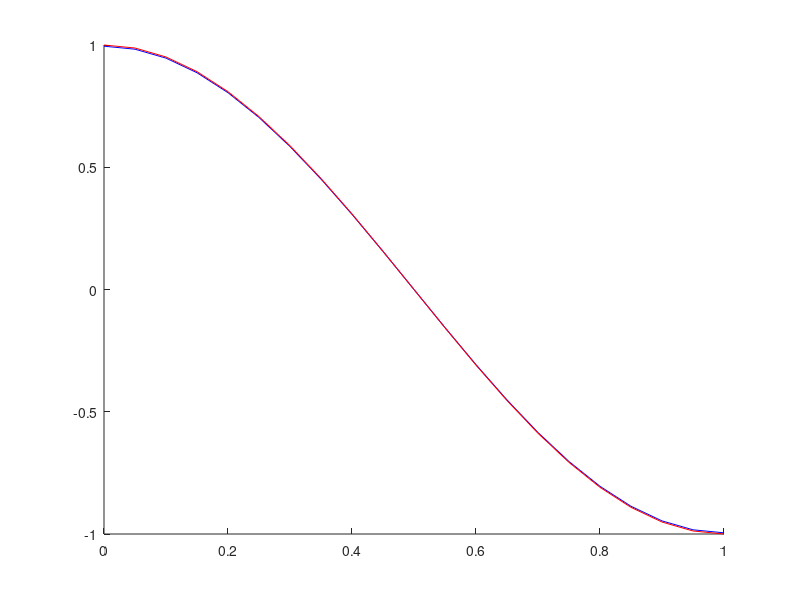
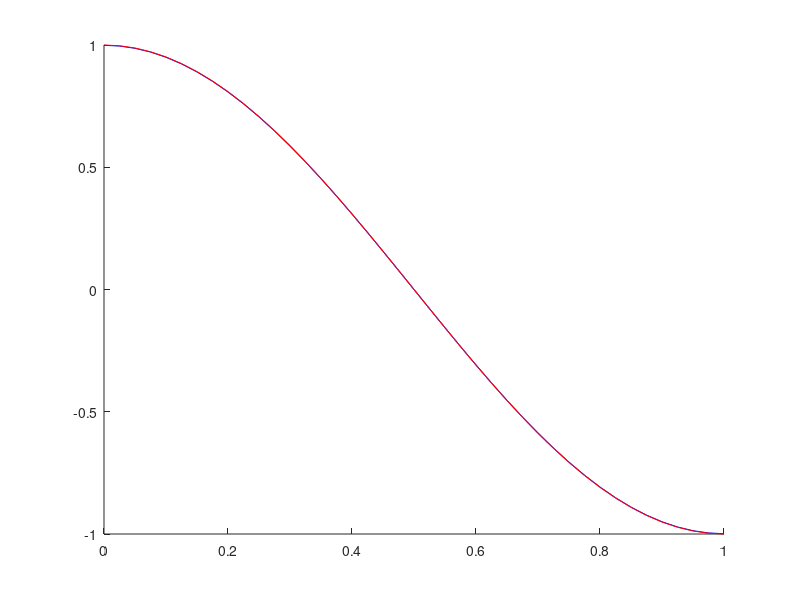
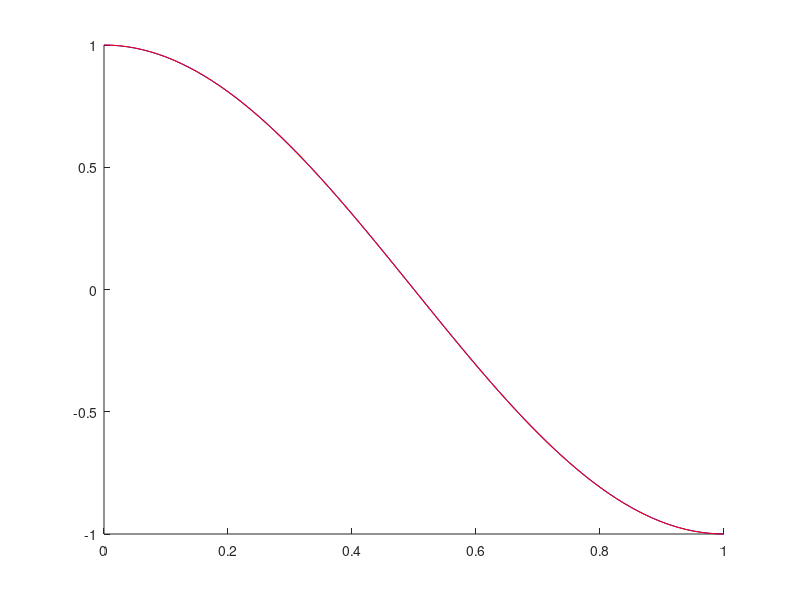
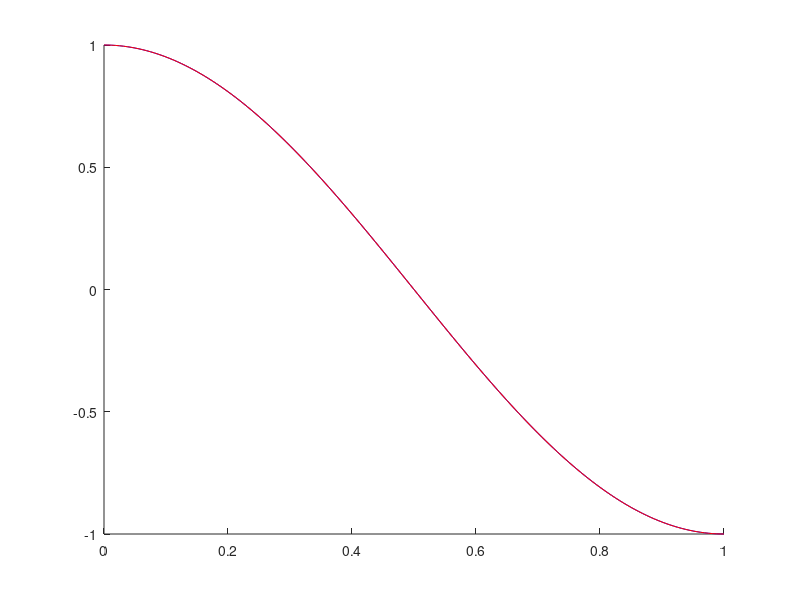

These charts were generated, in order, by the following MATLAB code:
clear all
close all
pause on
 N = [21 41 81 161 321 641];

x0 = 0;
xN = 1;
h = (xN-x0)./(N-1);
k = zeros(1,length(N));
k2 = zeros(1,length(N));
k3 = zeros(1,length(N));
t0 = 0;
T = 1.3;
% c = 1*[1 1 1 1 1 1 1];
c = h./4
lambda = pi.*c./xN;
%%%%%% Initial data %%%%%%
% u_x(x0) = u_x(xN) = 0 % Homogen Neumann
u0 = @(x,lambda,c) cos(lambda*x/c);
u0_t = 0;
u_exact = @(x,t,lambda,c) cos(lambda.*t).*cos(lambda*x/c);
%%%%%%%%%%%%%%%%%%%%%%%%%%

e1 = cell(1,length(N));
eN = cell(1,length(N));
d1 = cell(1,length(N));
dN = cell(1,length(N));
H = cell(1,length(N));
M = cell(1,length(N));
D2 = cell(1,length(N));
u = cell(1, length(N));
x = cell(1, length(N));
t = cell(1, length(N));
for j = 1:length(N)
   %%%%%% second-order D2%%%%%%
   e1{1,j} = zeros(1,N(j));
   eN{1,j} = zeros(1,N(j));
   d1{1,j} = zeros(1,N(j));
   dN{1,j} = zeros(1,N(j));
   e1{1,j}(1,1) = 1;   
   eN{1,j}(1,end) = 1;
   d1{1,j}(1,1:4) = 1/h(j)*[11/6 -3 3/2 -1/3];
   dN{1,j}(1,(end-3):end) = 1/h(j)*-[-1/3 3/2 -3 11/6];
   %%%H-Matris%%%
   H{1,j} = h(j).*diag(ones(1,N(j)));
   H{1,j}(1,1) = H{1,j}(1,1)*(17/48); H{1,j}(end,end) = H{1,j}(1,1);
   H{1,j}(2,2) = H{1,j}(2,2)*(59/48); H{1,j}(end-1,end-1) = H{1,j}(2,2);
   H{1,j}(3,3) = H{1,j}(3,3)*(43/48); H{1,j}(end-2,end-2) = H{1,j}(3,3);
   H{1,j}(4,4) = H{1,j}(4,4)*(49/48); H{1,j}(end-3,end-3) = H{1,j}(4,4);
   
   %%%M-Matris%%%
   M{1,j} = (zeros(N(j))  + diag((5/2)*ones(N(j) ,1)) + diag(-(4/3)*ones(N(j)-1,1), 1) + diag(-(4/3)*ones(N(j)-1,1), -1)+ diag((1/12)*ones(N(j)-2,1), 2) + diag((1/12)*ones(N(j)-2,1), -2));  
   M_U = [9/8 -59/48 1/12 1/48];
   M{1,j}(1,1:4) = M_U; M{1,j}(end,end-3:end)=rot90(M_U, 2);
   M{1,j}(1:4,1) = rot90(M_U,3); M{1,j}(end-3:end,end) = rot90(M_U,1);
   M{1,j}(2,2) = 59/24; M{1,j}(3,3)= 55/24; M{1,j}(4,4) =59/24;
   M{1,j}(2,3) = -59/48; M{1,j}(3,2) = -59/48; M{1,j}(4,3)=-59/48; M{1,j}(3,4) = -59/48;
   M{1,j}(end-1,end-2) = -59/48; M{1,j}(end-2,end-1)=-59/48, M{1,j}(end-3,end-2)=-59/48; M{1,j}(end-2,end-3)=-59/48;
   for i =1:3
       M{1,j}(end-i,end-i)=M{1,j}(i+1,i+1);
   end
   M{1,j}(4,2) = 0; M{1,j}(2,4) = 0; M{1,j}(end-3,end-1)=0; M{1,j}(end-1,end-3) = 0;
   M{1,j} = (1/h(j)).*M{1,j};
   
   %%%second derivative%%%
   D2{1,j} = H{1,j}\(-M{1,j}-e1{1,j}'*d1{1,j}+eN{1,j}'*dN{1,j});
   %%%%%%%%%%%%%%%%%%%%%%%%%%%%

   %%%%%%% timestep %%%%%%%
   k(j) = (2*h(j)/(sqrt(max(abs(eig(c(j)^2*D2{1,j}*h(j)^2))))));
   %k2(j) = h(j)/c;
%    k(j) = 0.00001
   %%%%%%%%%%%%%%%%%%%%%%%%
   
   x{1,j} = x0:h(j):xN;
   t{1,j} = t0:k(j):T;
   u{1,j} = zeros(length(x{1,j}), length(t{1,j}));
   %%%%% Initial data %%%%%%%%%
   u{1,j}(:,1) = u0(x{1,j},lambda(j),c(j));
   u{1,j}(:,2) = k(j)*u0_t + ((k(j)^2)/2)*c(j)^2*D2{1,j}*u{1,j}(:,1) +u{1,j}(:,1) ;
 
   %%%%%%%%%%%%%%%%%%%%%%%%%%%%
   shg
   figure(10)
   for n = 3:length(t{1,j})
       u{1,j}(:,n) = k(j)^2*c(j)^2.*D2{1,j}*u{1,j}(:,n-1) +2*u{1,j}(:,n-1) -u{1,j}(:,n-2) ;
        %%%plottning%%%
%        plot(x{1,j},u{1,j}(:,n),'*b');
%        axis([x0 xN -1 1]);
%        hold on
%        plot(x{1,j},u_exact(x{1,j},t{1,j}(n),lambda(j),c(j)),'r');
%        axis([x0 xN -1 1]);
%        hold off
%        pause(0.001)

       %u(n+1) = k^2*c^2*D2*u(n)+ 2*u(n) - u(n-1);
       %u_tt = 1/k^2*(u(n+1) - 2*u(n) + u(n-1)) = c^2*D2*u(n) = c^2*u_xx;
   end
   figure(j)
   hold on
   plot(x{1,j},u{1,j}(:,end),'b')
   plot(x{1,j},u_exact(x{1,j},t{1,j}(end),lambda(j),c(j)),'r')
   hold off

   error(j) = (1/sqrt(N(j))).*norm(u_exact(x{1,j},t{1,j}(end),lambda(j),c(j))'-u{1,j}(:,end),2);
end
p = polyfit(log(h),log(error),1);
y = polyval(p,log(h));
loglog(h, exp(y),'r',h,error, 'b*');
legend([num2str(p(1)),'log(h) + ', num2str(p(2))],'Error');
xlabel('log(h)');
ylabel('log(error)');
title('Error estimation');